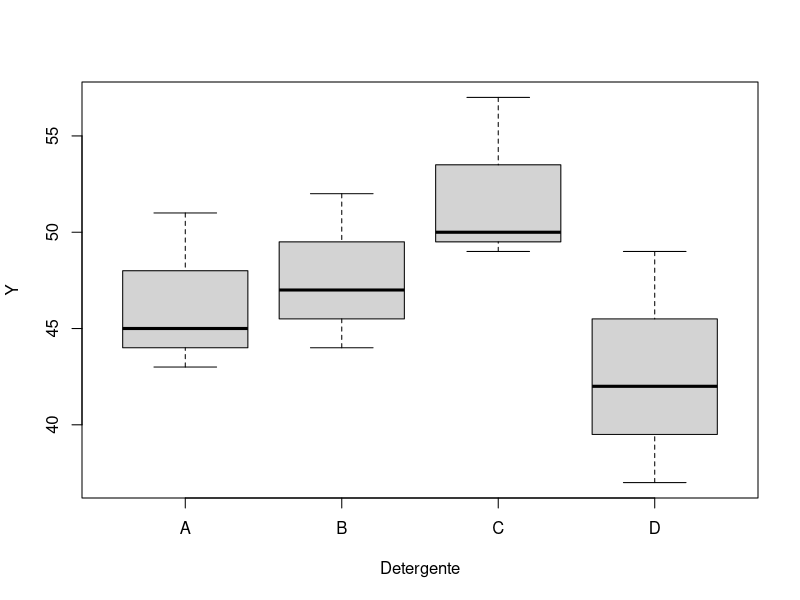
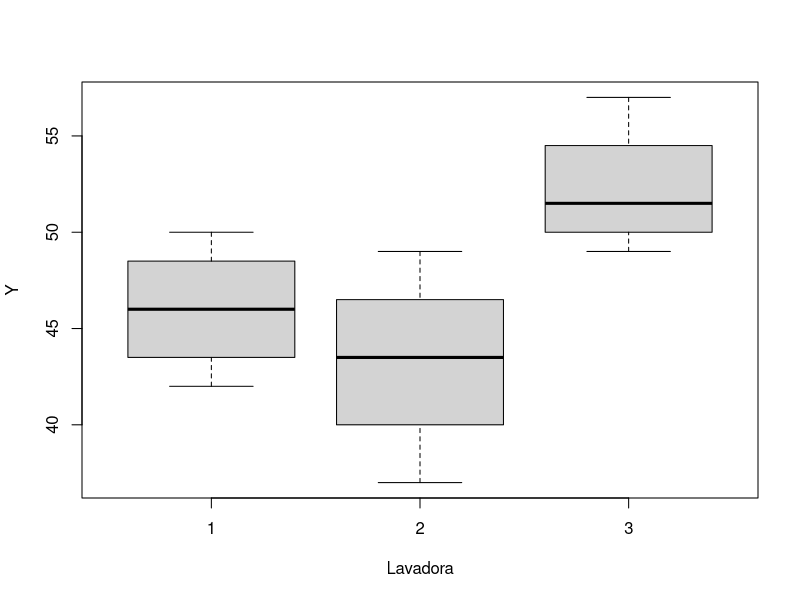
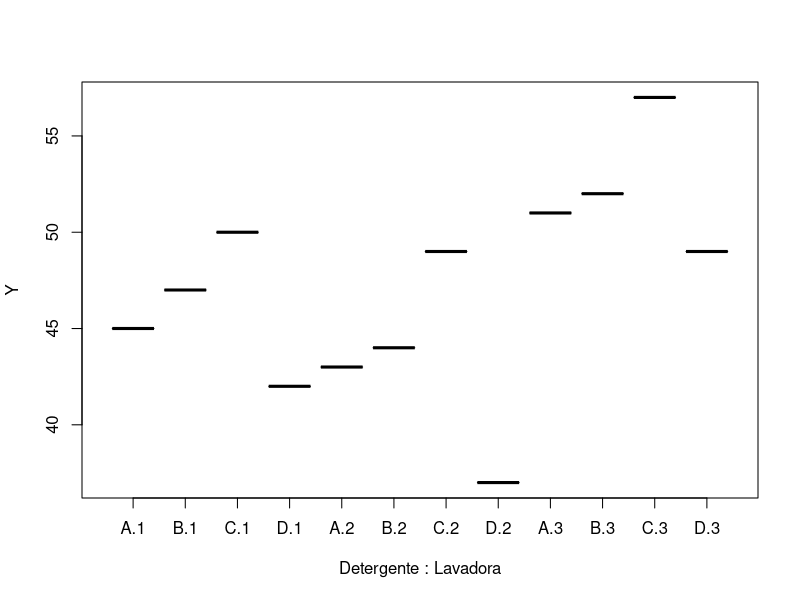
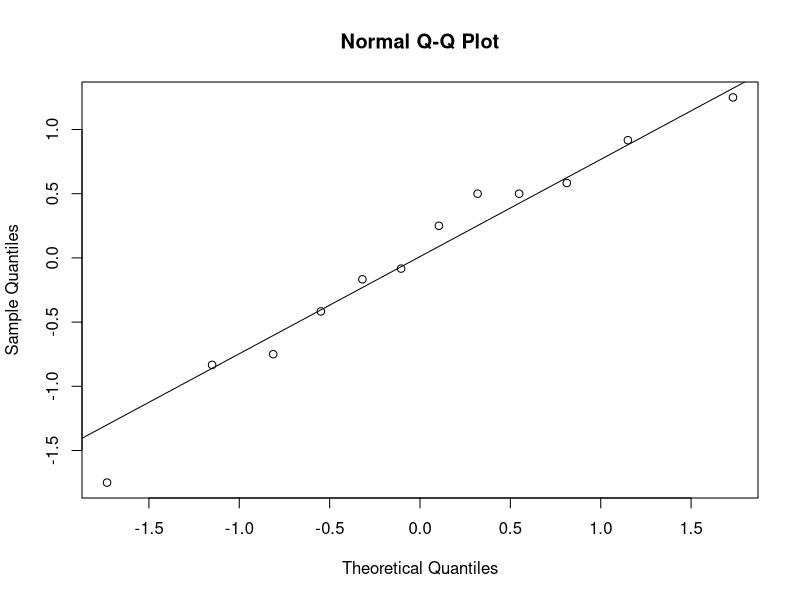

Recreate these plots in R, in order.
Y=c(45,47,50,42,43,44,49,37,51,52,57,49)

df=expand.grid(LETTERS[1:4],1:3)
df$Y=Y
df

names(df)=c("Detergente","Lavadora","Y")
df

str(df)
df$Lavadora=factor(df$Lavadora)
str(df)

modelo=aov(Y~Detergente+Lavadora,data=df)
summary(modelo)

boxplot(Y~Detergente,data=df)
boxplot(Y~Lavadora,data=df)

boxplot(Y~Detergente*Lavadora,data=df)

tk=TukeyHSD(modelo)
tk

qqnorm(modelo$residuals)
qqline(modelo$residuals)

